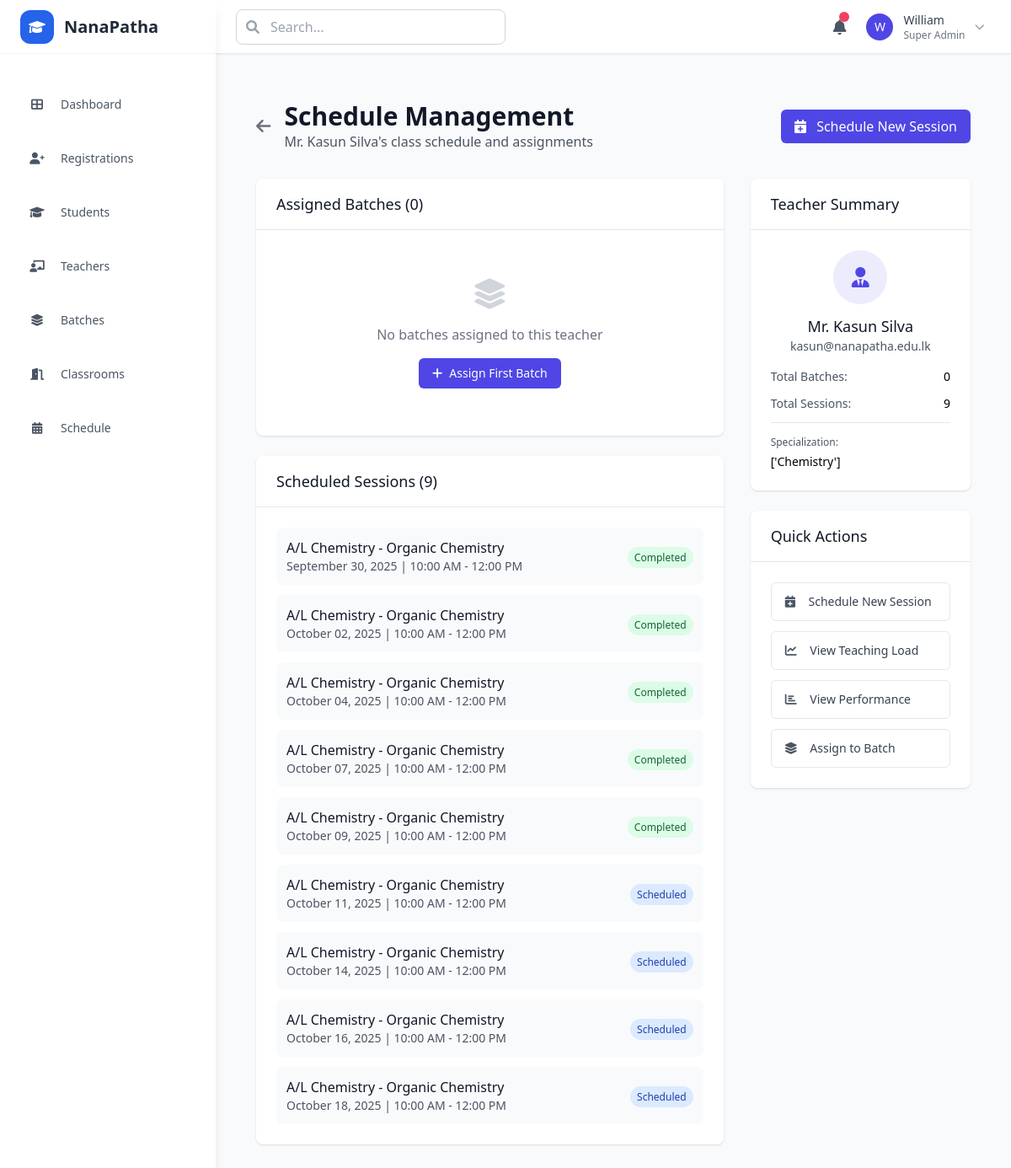
The app's page /admin/teachers/2/schedule with its own data.
### models.py (models this page shows)
class User(db.Model):
    __tablename__ = 'users'
    id = db.Column(db.Integer, primary_key=True)
    name = db.Column(db.String(255), nullable=False)
    email = db.Column(db.String(255), unique=True, nullable=False)
    phone = db.Column(db.String(20))
    password_hash = db.Column(db.String(255))
    temp_password = db.Column(db.String(255))
    role = db.Column(db.Enum('student', 'teacher', 'admin', name='user_roles'), nullable=False)
    status = db.Column(db.Enum('pending', 'active', 'inactive', name='user_status'), default='pending')
    created_at = db.Column(db.DateTime, default=datetime.utcnow)
    updated_at = db.Column(db.DateTime, default=datetime.utcnow, onupdate=datetime.utcnow)
    student_profile = db.relationship('StudentProfile', backref='user', uselist=False, cascade='all, delete-orphan')
    teacher_profile = db.relationship('TeacherProfile', backref='user', uselist=False, cascade='all, delete-orphan')

class ClassSession(db.Model):
    __tablename__ = 'class_sessions'
    id = db.Column(db.Integer, primary_key=True)
    batch_id = db.Column(db.Integer, db.ForeignKey('batches.id'), nullable=False)
    teacher_user_id = db.Column(db.Integer, db.ForeignKey('users.id'))
    classroom_id = db.Column(db.Integer, db.ForeignKey('classrooms.id'))
    date = db.Column(db.Date, nullable=False)
    start_time = db.Column(db.Time, nullable=False)
    end_time = db.Column(db.Time, nullable=False)
    topic = db.Column(db.String(255))
    status = db.Column(db.Enum('scheduled', 'completed', 'cancelled', name='session_status'), default='scheduled')
    batch = db.relationship('Batch', backref='sessions')
    teacher = db.relationship('User', backref='taught_sessions')
    classroom = db.relationship('Classroom', backref='sessions')

class TeacherProfile(db.Model):
    __tablename__ = 'teacher_profiles'
    id = db.Column(db.Integer, primary_key=True)
    user_id = db.Column(db.Integer, db.ForeignKey('users.id'), nullable=False)
    subjects = db.Column(db.JSON)  # Store as JSON array
    contact_number = db.Column(db.String(20))
    bio = db.Column(db.Text)
    active_flag = db.Column(db.Boolean, default=True)

### app.py (the view)
@app.route('/admin/teachers/<int:teacher_id>/schedule')
def admin_teacher_schedule(teacher_id):
    teacher = TeacherProfile.query.get_or_404(teacher_id)
    assigned_batches = Batch.query.filter_by(teacher_id=teacher_id, is_active=True).all()
    sessions = ClassSession.query.filter_by(teacher_user_id=teacher.user_id).all()
    return render_template('admin/teacher_schedule.html',
                         teacher=teacher,
                         assigned_batches=assigned_batches,
                         sessions=sessions)

### templates/admin/teacher_schedule.html (shortened to what this page needs)
{% extends "base.html" %}
{% block content %}
<div class="container mx-auto px-6 py-8">
    <div class="flex items-center justify-between mb-8">
        <div class="flex items-center space-x-4">
            <a href="{{ url_for('admin_teachers') }}"
               class="text-gray-500 hover:text-gray-700">
                <i class="fas fa-arrow-left text-xl"></i>
            </a>
            <div>
                <h1 class="text-3xl font-bold text-gray-900">Schedule Management</h1>
                <p class="text-gray-600">{{ teacher.user.name }}'s class schedule and assignments</p>
            </div>
        </div>
        <div class="flex space-x-3">
            <a href="{{ url_for('admin_schedule_create_form') }}"
               class="bg-brand text-white px-4 py-2 rounded-md hover:bg-brand-700 transition-colors duration-150">
                <i class="fas fa-calendar-plus mr-2"></i>
                Schedule New Session
            </a>
        </div>
    </div>
    <div class="grid grid-cols-1 lg:grid-cols-3 gap-8">
        <div class="lg:col-span-2">
            <div class="bg-white rounded-lg shadow">
                <div class="px-6 py-4 border-b border-gray-200">
                    <h3 class="text-lg font-medium text-gray-900">
                        Assigned Batches ({{ assigned_batches|length }})
                    </h3>
                </div>
                <div class="p-6">
                    {% if assigned_batches %}
                        <div class="space-y-4">
                            {% for batch in assigned_batches %}
                            <div class="border border-gray-200 rounded-lg p-4">
                                <div class="flex items-center justify-between mb-3">
                                    <div>
                                        <h4 class="text-lg font-medium text-gray-900">{{ batch.name }}</h4>
                                        <p class="text-sm text-gray-600">
                                            {{ batch.current_enrollment }}/{{ batch.capacity }} students
                                        </p>
                                    </div>
                                    <div class="flex space-x-2">
                                        <a href="{{ url_for('admin_schedule_create_form') }}?batch_id={{ batch.id }}"
                                           class="text-brand hover:text-brand-700">
                                            <i class="fas fa-calendar-plus"></i>
                                        </a>
                                        <a href="{{ url_for('admin_batch_detail', batch_id=batch.id) }}"
                                           class="text-gray-600 hover:text-gray-700">
                                            <i class="fas fa-eye"></i>
                                        </a>
                                    </div>
                                </div>
                                <div class="grid grid-cols-2 gap-4 text-sm">
                                    {% if batch.start_date %}
                                    <div>
                                        <span class="text-gray-600">Start Date:</span>
                                        <span class="font-medium">{{ batch.start_date.strftime('%m/%d/%Y') }}</span>
                                    </div>
                                    {% endif %}
                                    {% if batch.end_date %}
                                    <div>
                                        <span class="text-gray-600">End Date:</span>
                                        <span class="font-medium">{{ batch.end_date.strftime('%m/%d/%Y') }}</span>
                                    </div>
                                    {% endif %}
                                    <div>
                                        <span class="text-gray-600">Subject:</span>
                                        <span class="font-medium">{{ batch.subject or 'Not specified' }}</span>
                                    </div>
                                    <div>
                                        <span class="text-gray-600">Grade:</span>
                                        <span class="font-medium">{{ batch.grade or 'Not specified' }}</span>
                                    </div>
                                </div>
                            </div>
                            {% endfor %}
                        </div>
                    {% else %}
                        <div class="text-center py-8">
                            <i class="fas fa-layer-group text-gray-300 text-4xl mb-4"></i>
                            <p class="text-gray-500">No batches assigned to this teacher</p>
                            <a href="{{ url_for('admin_teacher_assign_batch', teacher_id=teacher.id) }}"
                               class="inline-flex items-center mt-4 px-4 py-2 text-sm font-medium text-white bg-brand rounded-md hover:bg-brand-700">
                                <i class="fas fa-plus mr-2"></i>
                                Assign First Batch
                            </a>
                        </div>
                    {% endif %}
                </div>
            </div>
            <div class="bg-white rounded-lg shadow mt-6">
                <div class="px-6 py-4 border-b border-gray-200">
                    <h3 class="text-lg font-medium text-gray-900">
                        Scheduled Sessions ({{ sessions|length }})
                    </h3>
                </div>
                <div class="p-6">
                    {% if sessions %}
                        <div class="space-y-3">
                            {% for session in sessions %}
                            <div class="flex items-center justify-between p-3 bg-gray-50 rounded-lg">
                                <div>
                                    <h4 class="font-medium text-gray-900">
                                        {% if session.topic %}{{ session.topic }}{% else %}{{ session.batch.name }}{% endif %}
                                    </h4>
                                    <p class="text-sm text-gray-600">
                                        {{ session.date.strftime('%B %d, %Y') }} | {{ session.start_time.strftime('%I:%M %p') }} - {{ session.end_time.strftime('%I:%M %p') }}
                                    </p>
                                </div>
                                <div>
                                    <span class="text-xs px-2 py-1 rounded-full
                                        {% if session.status == 'scheduled' %}bg-blue-100 text-blue-800
                                        {% elif session.status == 'completed' %}bg-green-100 text-green-800
                                        {% else %}bg-red-100 text-red-800{% endif %}">
                                        {{ session.status.title() }}
                                    </span>
                                </div>
                            </div>
                            {% endfor %}
                        </div>
                    {% endif %}
                </div>
            </div>
        </div>
        <div class="lg:col-span-1">
            <div class="bg-white rounded-lg shadow mb-6">
                <div class="px-6 py-4 border-b border-gray-200">
                    <h3 class="text-lg font-medium text-gray-900">Teacher Summary</h3>
                </div>
                <div class="p-6">
                    <div class="text-center mb-4">
                        <div class="w-16 h-16 bg-brand/10 rounded-full flex items-center justify-center mx-auto mb-3">
                            <i class="fas fa-user-tie text-brand text-2xl"></i>
                        </div>
                        <h4 class="text-lg font-medium text-gray-900">{{ teacher.user.name }}</h4>
                        <p class="text-sm text-gray-600">{{ teacher.user.email }}</p>
                    </div>
                    <div class="space-y-3 text-sm">
                        <div class="flex justify-between">
                            <span class="text-gray-600">Total Batches:</span>
                            <span class="font-medium">{{ assigned_batches|length }}</span>
                        </div>
                        <div class="flex justify-between">
                            <span class="text-gray-600">Total Sessions:</span>
                            <span class="font-medium">{{ sessions|length }}</span>
                        </div>
                        {% if teacher.subjects %}
                        <div class="pt-3 border-t border-gray-200">
                            <span class="text-gray-600 text-xs font-medium">Specialization:</span>
                            <p class="text-sm font-medium mt-1">{{ teacher.subjects[:100] }}{% if teacher.subjects|length > 100 %}...{% endif %}</p>
                        </div>
                        {% endif %}
                    </div>
                </div>
            </div>
            <div class="bg-white rounded-lg shadow">
                <div class="px-6 py-4 border-b border-gray-200">
                    <h3 class="text-lg font-medium text-gray-900">Quick Actions</h3>
                </div>
                <div class="p-6">
                    <div class="space-y-3">
                        <a href="{{ url_for('admin_schedule_create_form') }}"
                           class="block w-full text-left px-4 py-3 text-sm text-gray-700 hover:bg-gray-100 rounded-md border border-gray-200">
                            <i class="fas fa-calendar-plus mr-3 text-gray-600"></i>
                            Schedule New Session
                        </a>
                        <a href="{{ url_for('admin_teacher_teaching_load', teacher_id=teacher.id) }}"
                           class="block w-full text-left px-4 py-3 text-sm text-gray-700 hover:bg-gray-100 rounded-md border border-gray-200">
                            <i class="fas fa-chart-line mr-3 text-gray-600"></i>
                            View Teaching Load
                        </a>
                        <a href="{{ url_for('admin_teacher_performance', teacher_id=teacher.id) }}"
                           class="block w-full text-left px-4 py-3 text-sm text-gray-700 hover:bg-gray-100 rounded-md border border-gray-200">
                            <i class="fas fa-chart-bar mr-3 text-gray-600"></i>
                            View Performance
                        </a>
                        <a href="{{ url_for('admin_teacher_assign_batch', teacher_id=teacher.id) }}"
                           class="block w-full text-left px-4 py-3 text-sm text-gray-700 hover:bg-gray-100 rounded-md border border-gray-200">
                            <i class="fas fa-layer-group mr-3 text-gray-600"></i>
                            Assign to Batch
                        </a>
                    </div>
                </div>
            </div>
        </div>
    </div>
</div>
{% endblock %}

### records on screen
User: user.name "Mr. Kasun Silva", user.email "kasun@nanapatha.edu.lk"
ClassSession: topic "A/L Chemistry - Organic Chemistry", date "September 30, 2025", start_time "10:00 AM", end_time "12:00 PM", status "Completed"
ClassSession: topic "A/L Chemistry - Organic Chemistry", date "October 02, 2025", start_time "10:00 AM", end_time "12:00 PM", status "Completed"
ClassSession: topic "A/L Chemistry - Organic Chemistry", date "October 04, 2025", start_time "10:00 AM", end_time "12:00 PM", status "Completed"
ClassSession: topic "A/L Chemistry - Organic Chemistry", date "October 07, 2025", start_time "10:00 AM", end_time "12:00 PM", status "Completed"
ClassSession: topic "A/L Chemistry - Organic Chemistry", date "October 09, 2025", start_time "10:00 AM", end_time "12:00 PM", status "Completed"
ClassSession: topic "A/L Chemistry - Organic Chemistry", date "October 11, 2025", start_time "10:00 AM", end_time "12:00 PM", status "Scheduled"
ClassSession: topic "A/L Chemistry - Organic Chemistry", date "October 14, 2025", start_time "10:00 AM", end_time "12:00 PM", status "Scheduled"
ClassSession: topic "A/L Chemistry - Organic Chemistry", date "October 16, 2025", start_time "10:00 AM", end_time "12:00 PM", status "Scheduled"
ClassSession: topic "A/L Chemistry - Organic Chemistry", date "October 18, 2025", start_time "10:00 AM", end_time "12:00 PM", status "Scheduled"
TeacherProfile: subjects "['Chemistry']"

### other values on screen
{{ assigned_batches|length }} "0"
{{ sessions|length }} "9"
